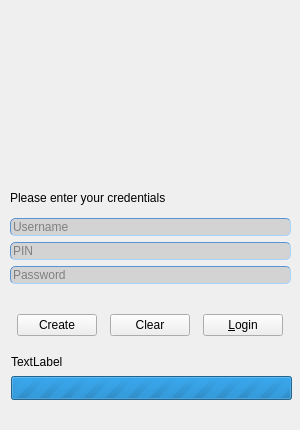
<?xml version="1.0" encoding="UTF-8"?>
<ui version="4.0">
 <class>LifeStuffLogin</class>
 <widget class="QWidget" name="LifeStuffLogin">
  <property name="geometry">
   <rect>
    <x>0</x>
    <y>0</y>
    <width>300</width>
    <height>430</height>
   </rect>
  </property>
  <property name="minimumSize">
   <size>
    <width>300</width>
    <height>430</height>
   </size>
  </property>
  <property name="maximumSize">
   <size>
    <width>400</width>
    <height>430</height>
   </size>
  </property>
  <property name="windowTitle">
   <string>LifeStuff</string>
  </property>
  <property name="windowIcon">
   <iconset resource="../resources/resources.qrc">
    <normaloff>:/icons/32/ms_icon_blue.png</normaloff>:/icons/32/ms_icon_blue.png</iconset>
  </property>
  <property name="styleSheet">
   <string notr="true">QFrame#TopFrame {
  border-image :url(:/background/login_background.png) 0 0 0 0 stretch stretch;
  font: bold;	
}

QMainWindow {
background-color: white;
color: black;
}

QLineEdit { 
border-width: 1px; 
border-style: inset; 
border-color: #5593d7; 
border-radius: 5px; 
background:lightgrey;
color: grey; 
selection-background-color: ltblue; 
}

QLineEdit:focus{
	background: white;
	color: black;
}





</string>
  </property>
  <widget class="QFrame" name="TopFrame">
   <property name="geometry">
    <rect>
     <x>0</x>
     <y>0</y>
     <width>300</width>
     <height>171</height>
    </rect>
   </property>
   <property name="minimumSize">
    <size>
     <width>285</width>
     <height>140</height>
    </size>
   </property>
   <property name="maximumSize">
    <size>
     <width>300</width>
     <height>200</height>
    </size>
   </property>
   <property name="frameShape">
    <enum>QFrame::NoFrame</enum>
   </property>
   <property name="frameShadow">
    <enum>QFrame::Raised</enum>
   </property>
   <property name="lineWidth">
    <number>0</number>
   </property>
  </widget>
  <widget class="QLabel" name="progress_label">
   <property name="geometry">
    <rect>
     <x>11</x>
     <y>351</y>
     <width>271</width>
     <height>21</height>
    </rect>
   </property>
   <property name="text">
    <string>TextLabel</string>
   </property>
  </widget>
  <widget class="QProgressBar" name="progress_bar">
   <property name="geometry">
    <rect>
     <x>11</x>
     <y>376</y>
     <width>281</width>
     <height>24</height>
    </rect>
   </property>
   <property name="maximum">
    <number>0</number>
   </property>
   <property name="value">
    <number>1</number>
   </property>
   <property name="textVisible">
    <bool>false</bool>
   </property>
  </widget>
  <widget class="QLabel" name="label">
   <property name="geometry">
    <rect>
     <x>190</x>
     <y>360</y>
     <width>105</width>
     <height>51</height>
    </rect>
   </property>
   <property name="sizePolicy">
    <sizepolicy hsizetype="Fixed" vsizetype="Minimum">
     <horstretch>0</horstretch>
     <verstretch>0</verstretch>
    </sizepolicy>
   </property>
   <property name="text">
    <string/>
   </property>
   <property name="pixmap">
    <pixmap resource="../resources/resources.qrc">:/background/maidsafe_logo.png</pixmap>
   </property>
   <property name="alignment">
    <set>Qt::AlignBottom|Qt::AlignHCenter</set>
   </property>
  </widget>
  <widget class="QWidget" name="layoutWidget">
   <property name="geometry">
    <rect>
     <x>10</x>
     <y>183</y>
     <width>281</width>
     <height>101</height>
    </rect>
   </property>
   <layout class="QVBoxLayout" name="verticalLayout">
    <item>
     <widget class="QLabel" name="info_label">
      <property name="text">
       <string>Please enter your credentials</string>
      </property>
     </widget>
    </item>
    <item>
     <widget class="QLineEdit" name="UserEdit">
      <property name="maximumSize">
       <size>
        <width>16777215</width>
        <height>16777215</height>
       </size>
      </property>
      <property name="contextMenuPolicy">
       <enum>Qt::NoContextMenu</enum>
      </property>
      <property name="text">
       <string>Username</string>
      </property>
      <property name="maxLength">
       <number>255</number>
      </property>
      <property name="echoMode">
       <enum>QLineEdit::Normal</enum>
      </property>
     </widget>
    </item>
    <item>
     <widget class="QLineEdit" name="PinEdit">
      <property name="contextMenuPolicy">
       <enum>Qt::NoContextMenu</enum>
      </property>
      <property name="text">
       <string>PIN</string>
      </property>
      <property name="maxLength">
       <number>4</number>
      </property>
      <property name="echoMode">
       <enum>QLineEdit::Normal</enum>
      </property>
     </widget>
    </item>
    <item>
     <widget class="QLineEdit" name="PassEdit">
      <property name="contextMenuPolicy">
       <enum>Qt::NoContextMenu</enum>
      </property>
      <property name="text">
       <string>Password</string>
      </property>
      <property name="maxLength">
       <number>32</number>
      </property>
      <property name="echoMode">
       <enum>QLineEdit::Normal</enum>
      </property>
     </widget>
    </item>
   </layout>
  </widget>
  <widget class="QWidget" name="layoutWidget">
   <property name="geometry">
    <rect>
     <x>10</x>
     <y>310</y>
     <width>281</width>
     <height>30</height>
    </rect>
   </property>
   <layout class="QHBoxLayout" name="horizontalLayout">
    <item>
     <widget class="QPushButton" name="createBtn">
      <property name="maximumSize">
       <size>
        <width>80</width>
        <height>16777215</height>
       </size>
      </property>
      <property name="text">
       <string>Create</string>
      </property>
     </widget>
    </item>
    <item>
     <widget class="QPushButton" name="clearBtn">
      <property name="maximumSize">
       <size>
        <width>80</width>
        <height>16777215</height>
       </size>
      </property>
      <property name="text">
       <string>Clear</string>
      </property>
     </widget>
    </item>
    <item>
     <widget class="QPushButton" name="loginBtn">
      <property name="maximumSize">
       <size>
        <width>80</width>
        <height>16777215</height>
       </size>
      </property>
      <property name="text">
       <string>&amp;Login</string>
      </property>
     </widget>
    </item>
   </layout>
  </widget>
 </widget>
 <resources>
  <include location="../resources/resources.qrc"/>
  <include location="../resources/resources.qrc"/>
  <include location="../resources/resources.qrc"/>
  <include location="../resources/resources.qrc"/>
  <include location="../resources/resources.qrc"/>
  <include location="../resources/resources.qrc"/>
  <include location="../resources/resources.qrc"/>
  <include location="../resources/resources.qrc"/>
 </resources>
 <connections/>
</ui>
